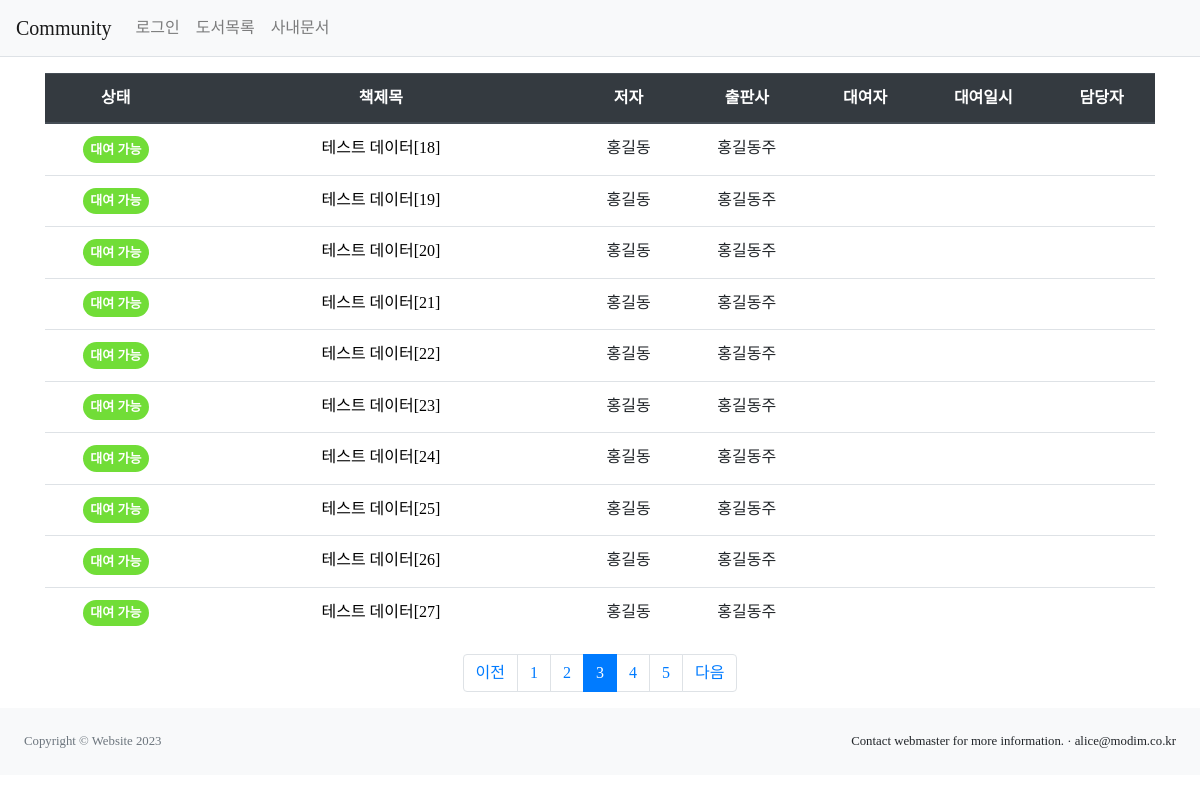
The page /community/?page=3 on the database its author committed.
### community/models.py (models this page shows, shortened)
class Book(models.Model):
    title = models.CharField(max_length=100)
    author = models.CharField(max_length=50)
    publisher = models.CharField(max_length=50)

### community/views.py (the view)
# urls.py: path('', views.index),
def index(request):
    page = request.GET.get('page', '1') # 페이지
    book_list = Book.objects.order_by('title')
    paginator = Paginator(book_list, 10)
    page_obj = paginator.get_page(page)
    context = {'book_list' : page_obj }
    return render(request, 'community/book_list.html', context)

### templates/community/book_list.html (shortened to what this page needs)
{% extends 'base.html' %}
{% block content %}
<section class="container my-3">
    <table class="table">
        <thead>
        <tr class="text-center thead-dark">
            <th>상태</th>
            <th style="width:35%">책제목</th>
            <th>저자</th>
            <th>출판사</th>
            <th>대여자</th>
            <th>대여일시</th>
            <th>담당자</th>
        </tr>
        </thead>
        <tbody>
        {% if book_list %}
        {% for book in book_list %}
        <tr class="text-center">
            <td>
                {%if book.borrow %}
                    {%if book.borrow.state %}
                        <span class="badge rounded-pill bg-danger">대여중</span>
                    {% else %}
                        <span class="badge rounded-pill bg-warning">대여 신청</span>
                    {% endif %}
                {% else %}
                    <span class="badge rounded-pill bg-success">대여 가능</span>
                {% endif%}
            </td>
            <td>
                {% if book.borrow %}
                {{ book.title }}
                {% else %}
                <a href="#" class="borrow" data-uri="{% url 'community:book_borrow' book.id%}"> {{ book.title }}</a>
                {% endif %}
            </td>
            <td>{{ book.author }}</td>
            <td>{{ book.publisher }}</td>
            <td>
            </td>
            <td>
            <td>
            </td>
        </tr>
        {% endfor %}
        {% else %}
        <tr>
            <td colspan="3">도서 리스트가 없습니다.</td>
        </tr>
        {% endif %}
        </tbody>
    </table>
    <ul class="pagination justify-content-center">
        {% if book_list.has_previous %}
        <li class="page-item">
            <a class="page-link" href="?page={{ book_list.previous_page_number }}">이전</a>
        </li>
        {% else %}
        <li class="page-item disabled">
            <a class="page-link" tabindex="-1" aria-disabled="true" href="#">이전</a>
        </li>
        {% endif %}
        {% for page_number in book_list.paginator.page_range %}
        {% if page_number >= book_list.number|add:-5 and page_number <= book_list.number|add:5 %}
            {% if page_number == book_list.number %}
            <li class="page-item active" aria-current="page">
                <a class="page-link"  href="?page={{ page_number }}"> {{ page_number }}</a>
            </li>
            {% else %}
            <li class="page-item">
                <a class="page-link" href="?page={{ page_number }}">{{ page_number }}</a>
            </li>
            {% endif %}
        {% endif %}
        {% endfor %}
        {% if book_list.has_next%}
        <li class="page-item">
            <a class="page-link" href="?page={{book_list.next_page_number}}">다음</a>
        </li>
        {% else %}
        <li class="page-item disabled">
            <a class="page-link" tabindex="-1" aria-disabled="true" href="#">다음</a>
        </li>
        {% endif %}
    </ul>
</section>
{% endblock %}

### static/style.css (style rules this page uses)
.badge { display: inline-block; padding: 0.52em 0.593em; font-size: 0.8125em; font-weight: 500; line-height: 1; color: #fff; text-align: center; white-space: nowrap; vertical-align: baseline; border-radius: 0.25rem; }
.bg-success { font-weight: 800; background-color: rgb(113, 221, 55) !important; }
a { color: black; }
body { font-family:NanumSquareNeo-Variable; }

### rows shown on the page
Book: shows "대여 가능", title "테스트 데이터[18]", author "홍길동", publisher "홍길동주"
Book: shows "대여 가능", title "테스트 데이터[19]", author "홍길동", publisher "홍길동주"
Book: shows "대여 가능", title "테스트 데이터[20]", author "홍길동", publisher "홍길동주"
Book: shows "대여 가능", title "테스트 데이터[21]", author "홍길동", publisher "홍길동주"
Book: shows "대여 가능", title "테스트 데이터[22]", author "홍길동", publisher "홍길동주"
Book: shows "대여 가능", title "테스트 데이터[23]", author "홍길동", publisher "홍길동주"
Book: shows "대여 가능", title "테스트 데이터[24]", author "홍길동", publisher "홍길동주"
Book: shows "대여 가능", title "테스트 데이터[25]", author "홍길동", publisher "홍길동주"
Book: shows "대여 가능", title "테스트 데이터[26]", author "홍길동", publisher "홍길동주"
Book: shows "대여 가능", title "테스트 데이터[27]", author "홍길동", publisher "홍길동주"

### other values the page prints
{{ page_number }} "1" "2" "4" "5"
{{ page_number }} "3"
